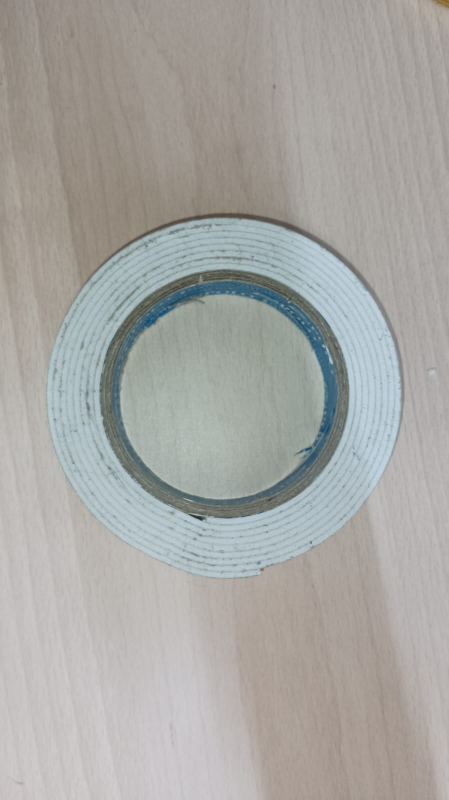
#> input picture tape.jpg, 897 x 1600 px (shown at 1/2 size)
$ jupyter execute 'environment grid.ipynb'
#> lines starting #> are read from the running program, lines starting #| are printed output that depends on the picture; after the words box and inside, x2 and y2 are one past the last pixel; in counts of white or black regions, pixels touching at a corner belong together
[cell 1]
import cv2
import numpy as np

# Load image
img = cv2.imread('tape.jpg')
#> img is the input picture: shape (1600, 897, 3); mean B, G, R 163.3, 166.8, 167.5
gray = cv2.cvtColor(img, cv2.COLOR_BGR2GRAY)

# Thresholding to binarize (can also try Canny)
_, binary = cv2.threshold(gray, 100, 255, cv2.THRESH_BINARY_INV)
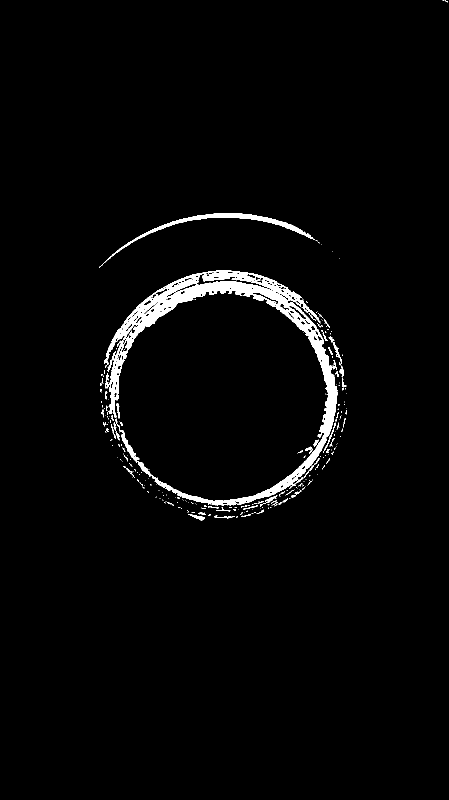
#> binary: shape (1600, 897) (shown at 1/2 size); 2.4% white; 279 white regions (224 under 20 px), largest, box (x1, y1, x2, y2) and area: (208, 540, 675, 1011) 26911, (198, 426, 630, 536) 3039, (237, 850, 279, 926) 550

# Optional: Resize or crop to focus
# binary = cv2.resize(binary, (500, 500))

[cell 2]
# Remove small noise
kernel = np.ones((3, 3), np.uint8)
cleaned = cv2.morphologyEx(binary, cv2.MORPH_OPEN, kernel)
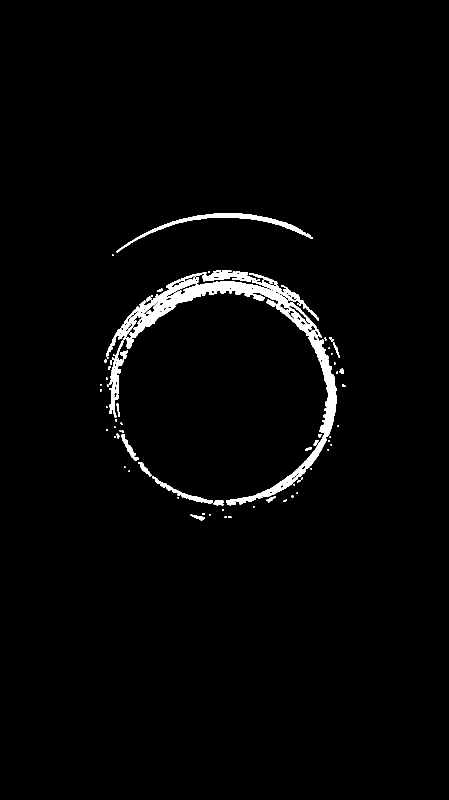
#> cleaned: shape (1600, 897) (shown at 1/2 size); 2.1% white; 76 white regions (43 under 20 px)

# Contours can be extracted if needed
contours, _ = cv2.findContours(cleaned, cv2.RETR_EXTERNAL, cv2.CHAIN_APPROX_SIMPLE)
#> contours = 76 contours, 52 with area under 20; largest, box (x1, y1, x2, y2) and area: (212, 540, 674, 1011) 21634, (233, 426, 626, 505) 2538, (218, 681, 248, 835) 1374, (304, 952, 426, 1008) 804, (242, 869, 278, 922) 404

[cell 3]
grid = cv2.resize(cleaned, (100, 100))
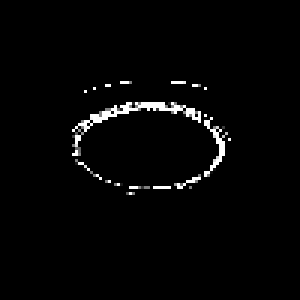
#> grid: shape (100, 100) (shown 3 times larger); min 0, max 255, mean 5.5
grid = grid // 255  # Now 0 (free) or 1 (occupied)
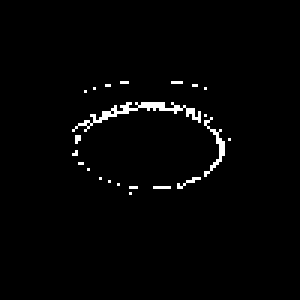
#> grid: shape (100, 100) (shown 3 times larger); values 0 (black) and 1 (white), 1.8% white in thin lines or dots, all inside (x1, y1, x2, y2) = (24, 27, 77, 65)

$ run again, with room.jpg copied over tape.jpg
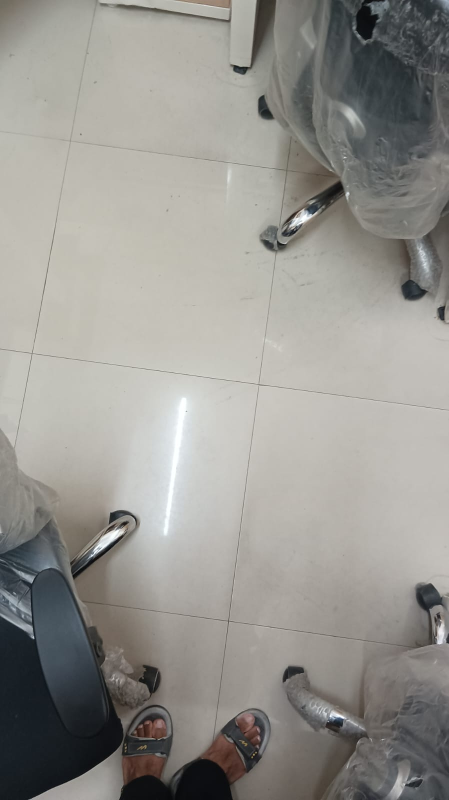
#> input picture room.jpg, 897 x 1600 px (shown at 1/2 size)
#> img is the input picture: shape (1600, 897, 3); mean B, G, R 143.5, 148.5, 150.1
#> `_, binary = cv2.threshold(gray, 100, 255, cv2.THRESH_BINARY_INV)`:
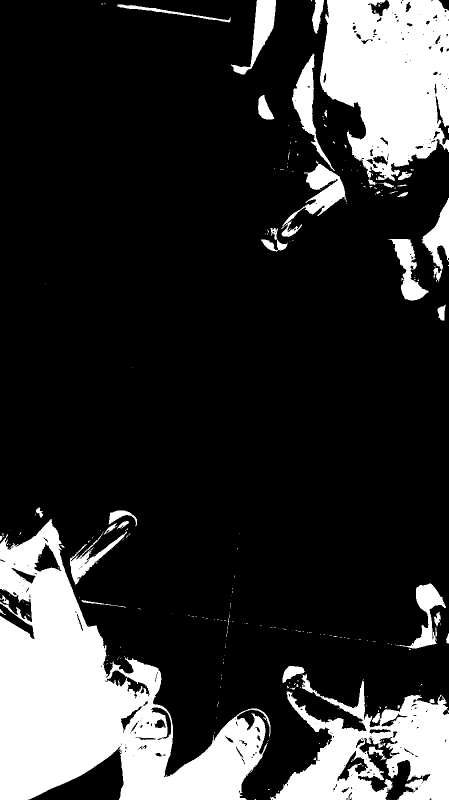
#> binary: shape (1600, 897) (shown at 1/2 size); 19.7% white; 271 white regions (231 under 20 px), largest, box (x1, y1, x2, y2) and area: (0, 1038, 541, 1600) 132756, (640, 0, 897, 362) 69097, (540, 1348, 897, 1600) 43620
#> cleaned: shape (1600, 897); 19.4% white; 73 white regions (26 under 20 px)
#> contours = 73 contours, 29 with area under 20; largest, box (x1, y1, x2, y2) and area: (0, 1040, 531, 1600) 133836, (640, 0, 897, 361) 69694, (541, 1363, 897, 1600) 43064, (584, 109, 662, 331) 4504, (610, 328, 690, 428) 4351
#> `grid = grid // 255`:
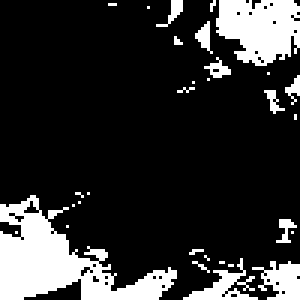
#> grid: shape (100, 100) (shown 3 times larger); values 0 (black) and 1 (white), 18.4% white; 31 white regions (21 under 20 px), largest, box (x1, y1, x2, y2) and area: (0, 65, 59, 100) 906, (72, 0, 100, 22) 464, (84, 87, 100, 100) 129

$ run again, with robot side view.png saved as tape.jpg
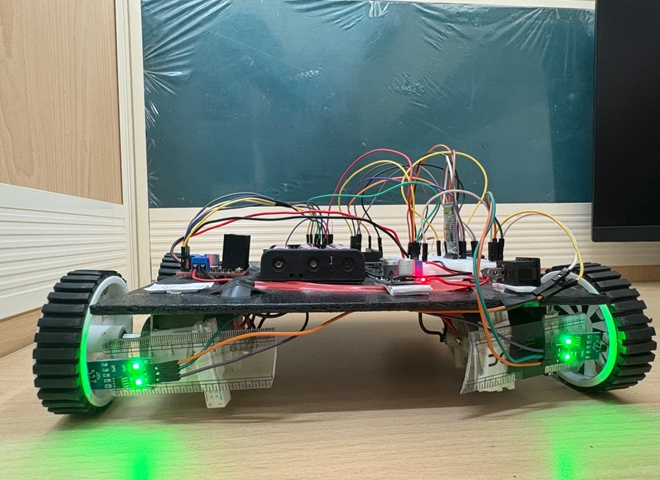
#> input picture robot side view.png, 660 x 480 px
#> img is the input picture: shape (480, 660, 3); mean B, G, R 113.9, 129.1, 114.7
#> `_, binary = cv2.threshold(gray, 100, 255, cv2.THRESH_BINARY_INV)`:
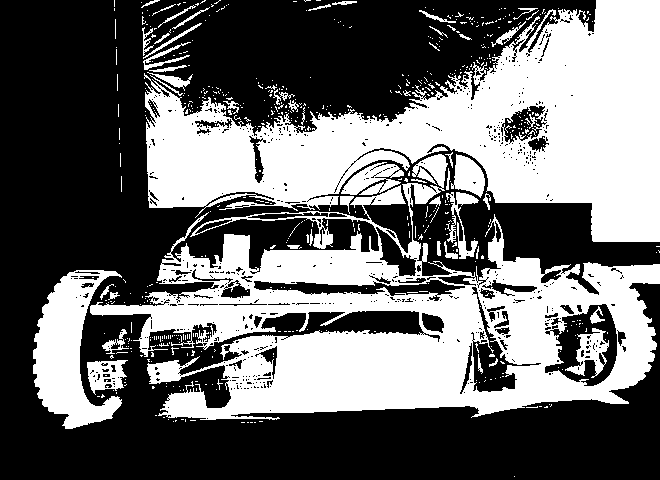
#> binary: shape (480, 660); 42.2% white; 576 white regions (522 under 20 px), largest, box (x1, y1, x2, y2) and area: (90, 154, 660, 420) 59111, (144, 0, 660, 242) 57769, (33, 270, 122, 429) 7146
#> cleaned: shape (480, 660); 38.9% white; 155 white regions (64 under 20 px)
#> contours = 145 contours, 88 with area under 20; largest, box (x1, y1, x2, y2) and area: (145, 0, 660, 242) 55440, (90, 234, 660, 420) 50776, (33, 270, 121, 429) 6820, (250, 234, 399, 286) 4265, (454, 155, 485, 196) 861
#> `grid = grid // 255`:
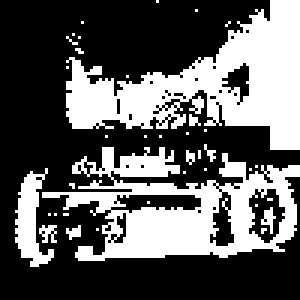
#> grid: shape (100, 100) (shown 3 times larger); values 0 (black) and 1 (white), 36.5% white; 38 white regions (33 under 20 px), largest, box (x1, y1, x2, y2) and area: (22, 0, 100, 50) 1782, (14, 49, 100, 87) 1529, (5, 56, 18, 89) 209, (13, 75, 19, 81) 22, (87, 69, 92, 78) 21
